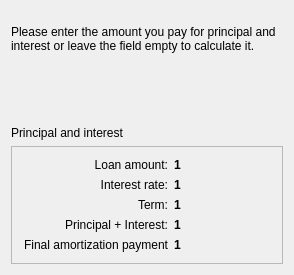
<?xml version="1.0" encoding="UTF-8"?>
<ui version="4.0">
 <class>PaymentWizardPage</class>
 <widget class="QWizardPage" name="PaymentWizardPage">
  <property name="geometry">
   <rect>
    <x>0</x>
    <y>0</y>
    <width>294</width>
    <height>275</height>
   </rect>
  </property>
  <property name="title">
   <string>Payment</string>
  </property>
  <layout class="QVBoxLayout">
   <property name="spacing">
    <number>6</number>
   </property>
   <property name="leftMargin">
    <number>11</number>
   </property>
   <property name="topMargin">
    <number>11</number>
   </property>
   <property name="rightMargin">
    <number>11</number>
   </property>
   <property name="bottomMargin">
    <number>11</number>
   </property>
   <item>
    <widget class="QLabel" name="TextLabel16_2">
     <property name="text">
      <string>
Please enter the amount you pay for principal and interest or leave the field empty to calculate it.</string>
     </property>
     <property name="alignment">
      <set>Qt::AlignTop</set>
     </property>
     <property name="wordWrap">
      <bool>true</bool>
     </property>
    </widget>
   </item>
   <item>
    <spacer name="Spacer74">
     <property name="orientation">
      <enum>Qt::Vertical</enum>
     </property>
     <property name="sizeType">
      <enum>QSizePolicy::Expanding</enum>
     </property>
     <property name="sizeHint" stdset="0">
      <size>
       <width>0</width>
       <height>16</height>
      </size>
     </property>
    </spacer>
   </item>
   <item>
    <layout class="QHBoxLayout">
     <property name="spacing">
      <number>6</number>
     </property>
     <property name="leftMargin">
      <number>0</number>
     </property>
     <property name="topMargin">
      <number>0</number>
     </property>
     <property name="rightMargin">
      <number>0</number>
     </property>
     <property name="bottomMargin">
      <number>0</number>
     </property>
     <item>
      <widget class="QLabel" name="TextLabel1_4_2">
       <property name="text">
        <string>Principal and interest</string>
       </property>
       <property name="wordWrap">
        <bool>false</bool>
       </property>
      </widget>
     </item>
     <item>
      <widget class="KMyMoneyEdit" name="m_paymentEdit" native="true"/>
     </item>
    </layout>
   </item>
   <item>
    <widget class="QFrame" name="Frame3_2_2_2">
     <property name="frameShape">
      <enum>QFrame::StyledPanel</enum>
     </property>
     <property name="frameShadow">
      <enum>QFrame::Raised</enum>
     </property>
     <layout class="QGridLayout">
      <property name="leftMargin">
       <number>11</number>
      </property>
      <property name="topMargin">
       <number>11</number>
      </property>
      <property name="rightMargin">
       <number>11</number>
      </property>
      <property name="bottomMargin">
       <number>11</number>
      </property>
      <property name="spacing">
       <number>6</number>
      </property>
      <item row="0" column="0">
       <widget class="QLabel" name="TextLabel6_3_2_2">
        <property name="text">
         <string>Loan amount:</string>
        </property>
        <property name="alignment">
         <set>Qt::AlignRight|Qt::AlignTrailing|Qt::AlignVCenter</set>
        </property>
        <property name="wordWrap">
         <bool>true</bool>
        </property>
       </widget>
      </item>
      <item row="1" column="0">
       <widget class="QLabel" name="TextLabel8_3_2_2">
        <property name="text">
         <string>Interest rate:</string>
        </property>
        <property name="alignment">
         <set>Qt::AlignRight|Qt::AlignTrailing|Qt::AlignVCenter</set>
        </property>
        <property name="wordWrap">
         <bool>false</bool>
        </property>
       </widget>
      </item>
      <item row="2" column="0">
       <widget class="QLabel" name="TextLabel9_2_2_2">
        <property name="text">
         <string>Term:</string>
        </property>
        <property name="alignment">
         <set>Qt::AlignRight|Qt::AlignTrailing|Qt::AlignVCenter</set>
        </property>
        <property name="wordWrap">
         <bool>false</bool>
        </property>
       </widget>
      </item>
      <item row="3" column="0">
       <widget class="QLabel" name="TextLabel10_2_2_2">
        <property name="text">
         <string>Principal + Interest:</string>
        </property>
        <property name="alignment">
         <set>Qt::AlignRight|Qt::AlignTrailing|Qt::AlignVCenter</set>
        </property>
        <property name="wordWrap">
         <bool>false</bool>
        </property>
       </widget>
      </item>
      <item row="4" column="0">
       <widget class="QLabel" name="TextLabel11_3_2_2">
        <property name="text">
         <string>Final amortization payment</string>
        </property>
        <property name="alignment">
         <set>Qt::AlignRight|Qt::AlignTrailing|Qt::AlignVCenter</set>
        </property>
        <property name="wordWrap">
         <bool>false</bool>
        </property>
       </widget>
      </item>
      <item row="0" column="1">
       <widget class="QLabel" name="m_loanAmount4">
        <property name="font">
         <font>
          <weight>75</weight>
          <bold>true</bold>
         </font>
        </property>
        <property name="text">
         <string>1</string>
        </property>
        <property name="textFormat">
         <enum>Qt::PlainText</enum>
        </property>
        <property name="wordWrap">
         <bool>false</bool>
        </property>
       </widget>
      </item>
      <item row="1" column="1">
       <widget class="QLabel" name="m_interestRate4">
        <property name="font">
         <font>
          <weight>75</weight>
          <bold>true</bold>
         </font>
        </property>
        <property name="text">
         <string>1</string>
        </property>
        <property name="textFormat">
         <enum>Qt::PlainText</enum>
        </property>
        <property name="wordWrap">
         <bool>false</bool>
        </property>
       </widget>
      </item>
      <item row="2" column="1">
       <widget class="QLabel" name="m_duration4">
        <property name="font">
         <font>
          <weight>75</weight>
          <bold>true</bold>
         </font>
        </property>
        <property name="text">
         <string>1</string>
        </property>
        <property name="textFormat">
         <enum>Qt::PlainText</enum>
        </property>
        <property name="wordWrap">
         <bool>false</bool>
        </property>
       </widget>
      </item>
      <item row="3" column="1">
       <widget class="QLabel" name="m_payment4">
        <property name="font">
         <font>
          <weight>75</weight>
          <bold>true</bold>
         </font>
        </property>
        <property name="text">
         <string>1</string>
        </property>
        <property name="textFormat">
         <enum>Qt::PlainText</enum>
        </property>
        <property name="wordWrap">
         <bool>false</bool>
        </property>
       </widget>
      </item>
      <item row="4" column="1">
       <widget class="QLabel" name="m_balloon4">
        <property name="font">
         <font>
          <weight>75</weight>
          <bold>true</bold>
         </font>
        </property>
        <property name="text">
         <string>1</string>
        </property>
        <property name="textFormat">
         <enum>Qt::PlainText</enum>
        </property>
        <property name="wordWrap">
         <bool>false</bool>
        </property>
       </widget>
      </item>
     </layout>
    </widget>
   </item>
  </layout>
 </widget>
 <customwidgets>
  <customwidget>
   <class>KMyMoneyEdit</class>
   <extends>QWidget</extends>
   <header>kmymoneyedit.h</header>
  </customwidget>
 </customwidgets>
 <resources/>
 <connections/>
</ui>
